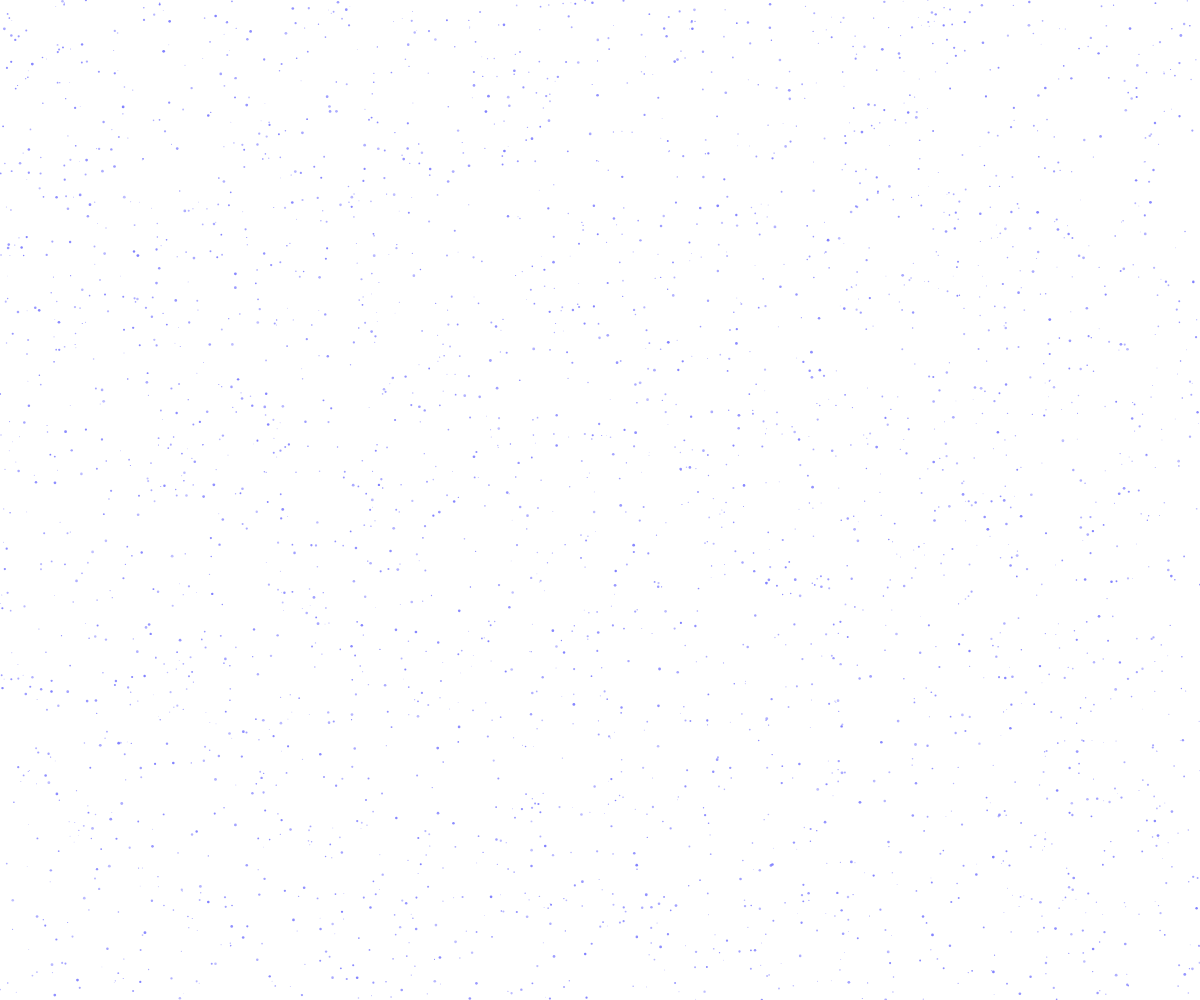
Frame 1 (no input)
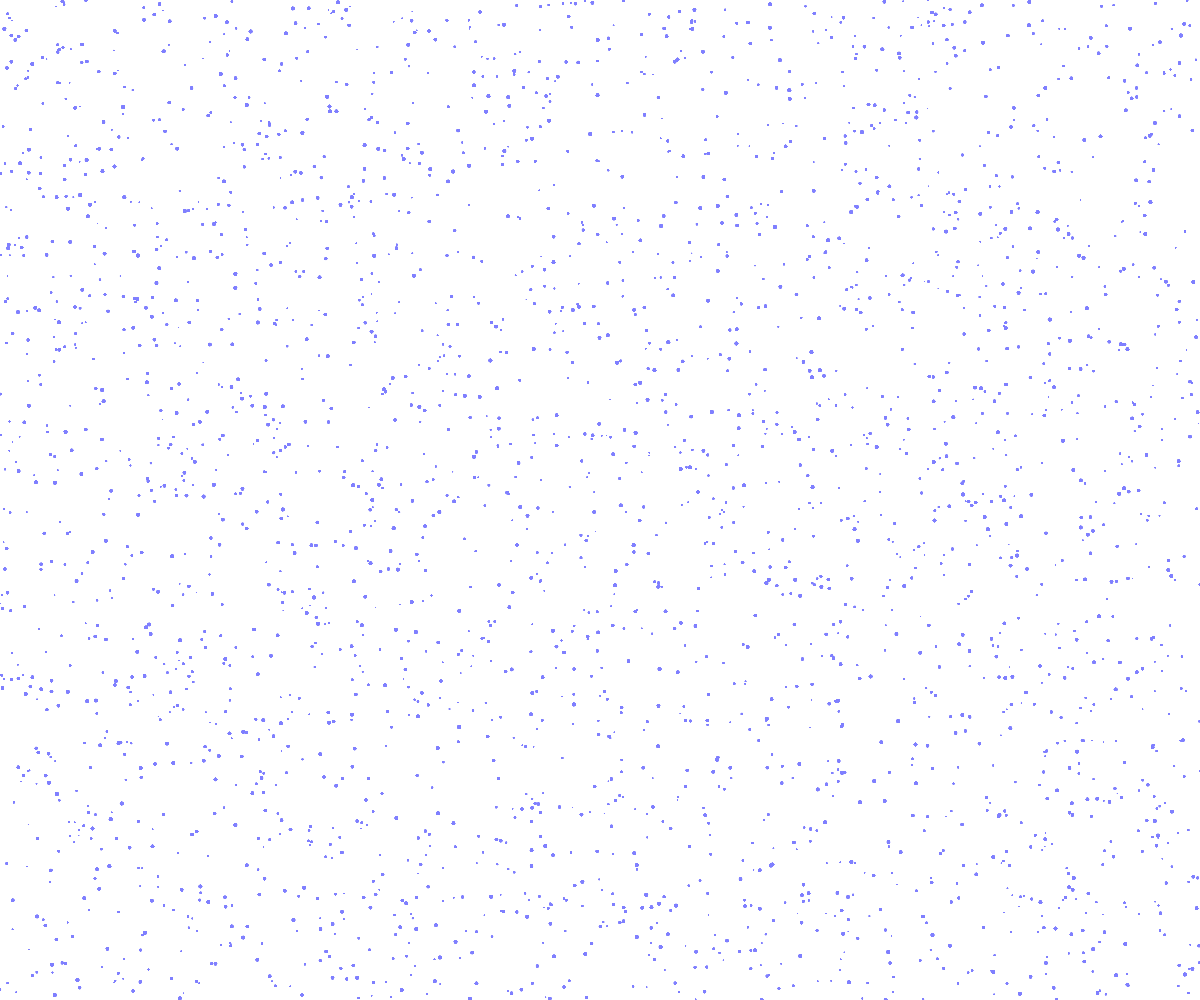
Frame 60 (no input)
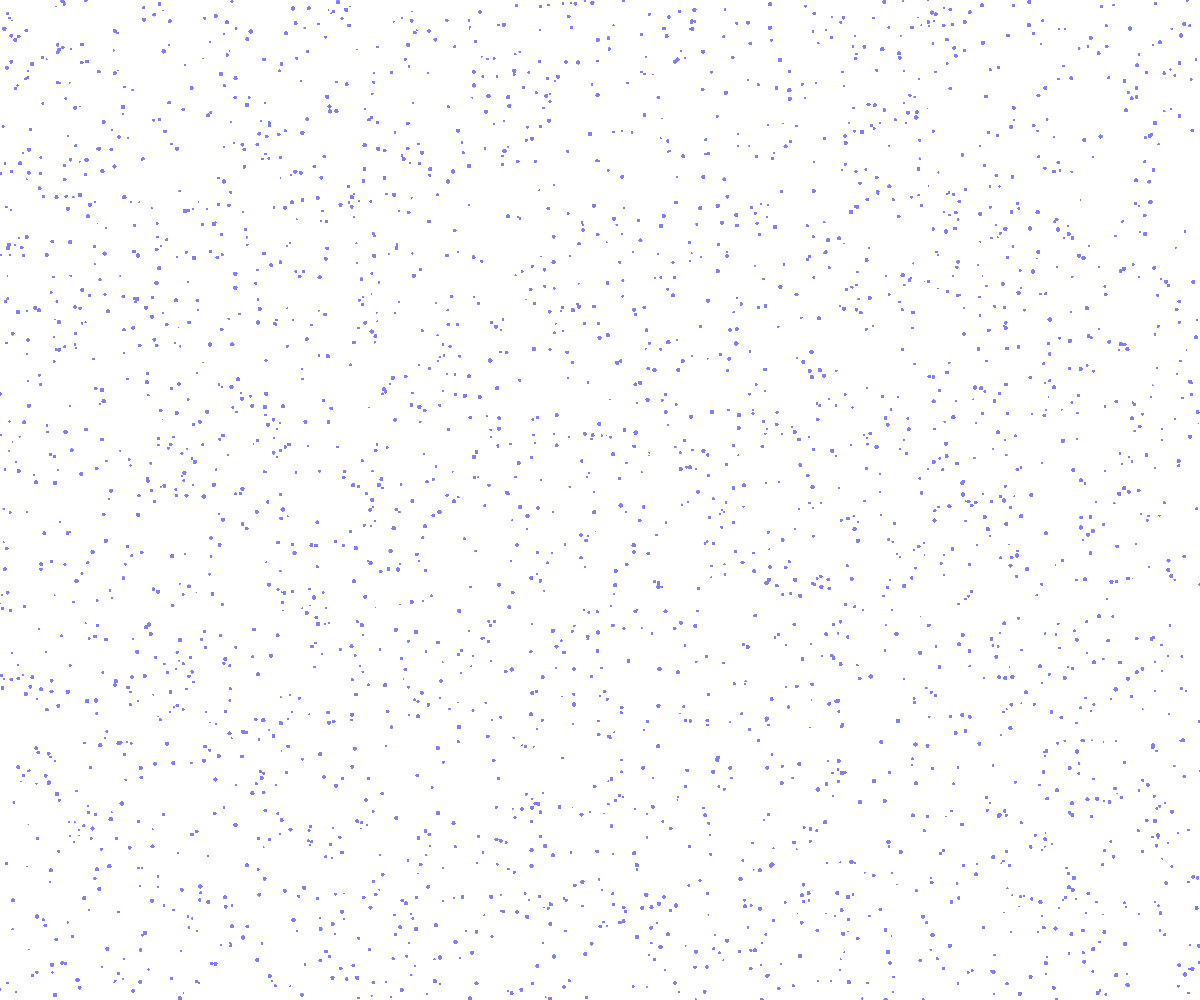
Frame 120 (the mouse pressed at the canvas centre since frame 60)

The p5.js sketch that drew these frames (run headless with seeded random() and noise() and a simulated clock; from frame 60 on, the mouse is pressed at the canvas centre):

// p5.js sketch
// ── sketch.js
let stars = [];
let nebula;
let driftOffset = 0;

function setup() {
  createCanvas(windowWidth, windowHeight);
  colorMode(HSB, 360, 100, 100, 1);
  
  // Create a nebula background using gradient and noise
  nebula = createGraphics(width, height);
  nebula.colorMode(HSB, 360, 100, 100, 1);
  for (let y = 0; y < height; y += 2) {
    for (let x = 0; x < width; x += 2) {
      let n = noise(x * 0.001, y * 0.001, frameCount * 0.0005);
      let c = color(240 + n * 30, 60 + n * 20, 10 + n * 10, n * 0.2);
      nebula.set(x, y, c);
    }
  }
  nebula.loadPixels();

  // Create thousands of stars
  for (let i = 0; i < 3000; i++) {
    stars.push({
      x: random(width),
      y: random(height),
      size: random(0.5, 2),
      brightness: random(0.5, 1),
      pulseSpeed: 0.03,
      pulsePhase: random(TWO_PI)
    });
  }
}

function draw() {
  // Draw nebula background
  image(nebula, 0, 0);
  
  // Calculate a unified pulse for all stars
  let pulse = sin(frameCount * 0.02) * 0.5 + 0.5;
  
  // Draw and animate stars with synchronized pulsing
  for (let star of stars) {
    let size = star.size * (1 + pulse * 0.8);
    fill(240, 50, 100, star.brightness);
    noStroke();
    ellipse(star.x, star.y, size);
  }

  // Slowly shift the nebula for motion effect
  driftOffset += 0.001;
}

function windowResized() {
  resizeCanvas(windowWidth, windowHeight);
}
